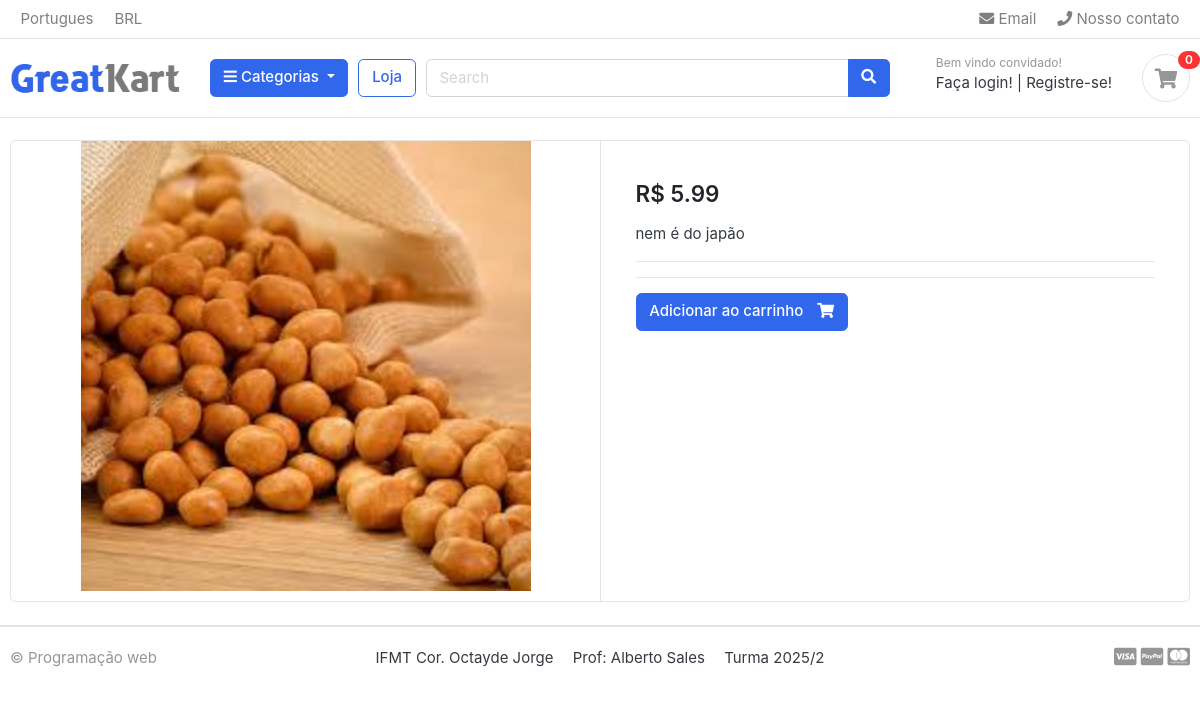
Page /loja/amendoin/japones/ on the committed database.
### produtos/models.py (models this page shows)
class Produto(models.Model):
    categoria = models.ForeignKey(Categoria, on_delete=models.CASCADE)
    produto_nome = models.CharField(max_length=200, unique= True)
    slug = models.SlugField(max_length=200, unique=True)
    descricao = models.TextField(max_length=300,blank=True)
    preco = models.DecimalField(max_digits=12, decimal_places=2)
    imagem = models.ImageField(upload_to='fotos/produtos',blank=True)
    estoque = models.IntegerField()
    esta_disponivel = models.BooleanField(default=True)
    data_criacao = models.DateTimeField(auto_now=True)
    data_alteracao = models.DateTimeField(auto_now_add=True)
    def get_url(self):
        return reverse('detalhes_do_produto',args=[self.categoria.slug,self.slug])

### loja/views.py (the view)
# urls.py: path('<slug:categoria_slug>/<slug:produto_slug>/', views.exibirDetalhesProduto, name='detalhes_do_produto'),
def exibirDetalhesProduto(request, categoria_slug, produto_slug):
    produto = Produto.objects.get(categoria__slug = categoria_slug, slug = produto_slug)
    contexto = {
        'produto' : produto
    }
    return render(request, 'Loja/detalhes.html',contexto)

### categoria/models.py (called while the page is built)
    def get_url(self):
        return reverse('produtos_por_categoria', args=[self.slug])

### categoria/processador_contexto.py (called while the page is built)
def listarCategorias(request):
    display = Categoria.objects.all()
    return dict(cats=display)

### ecom/templates/Loja/detalhes.html (shortened to what this page needs)
{% extends 'base.html' %} {% load static %} {% block content %}
<div class="card">
  <div class="row no-gutters">
    <aside class="col-md-6">
      <article class="gallery-wrap">
        <div class="img-big-wrap">
          <a href="{{ produto.get_url }}"
            ><img src="{{ produto.imagem.url }}"
          /></a>
        </div>
      </article>
    </aside>
    <main class="col-md-6 border-left">
      <article class="content-body">
        <div class="mb-3">
          <var class="price h4">R$ {{produto.preco}}</var>
        </div>
        <p>{{produto.descricao}}</p>
        <hr />
        <hr />
        <a href="{% url 'adicionar_car' produto.id %}" class="btn btn-primary">
          <span class="text">Adicionar ao carrinho</span>
          <i class="fas fa-shopping-cart"></i>
        </a>
      </article>
    </main>
  </div>
</div>
{% endblock %}

### ecom/static/css/ui.css (style rules this page uses)
html { font-family: "Inter", sans-serif; font-size: 15px; }
.content-body { flex: 1 1 auto; padding: 2rem 2.3rem; }
var { font-style: normal; }
article:after, .form-group:after { display: block; clear: both; content: ""; }
.btn .text + i { margin-left: 10px; }
.price { font-weight: 600; color: #212529; }
.gallery-wrap .img-big-wrap { margin-bottom: 10px; border-radius: 0.37rem; overflow: hidden; background-color: #fff; }
.gallery-wrap .img-big-wrap a { text-align: center; display: block; }
.gallery-wrap .img-big-wrap img { height: 450px; width: auto; display: inline-block; }

### rows in the picture
Produto: imagem (picture), preco "5.99", descricao "nem é do japão"
